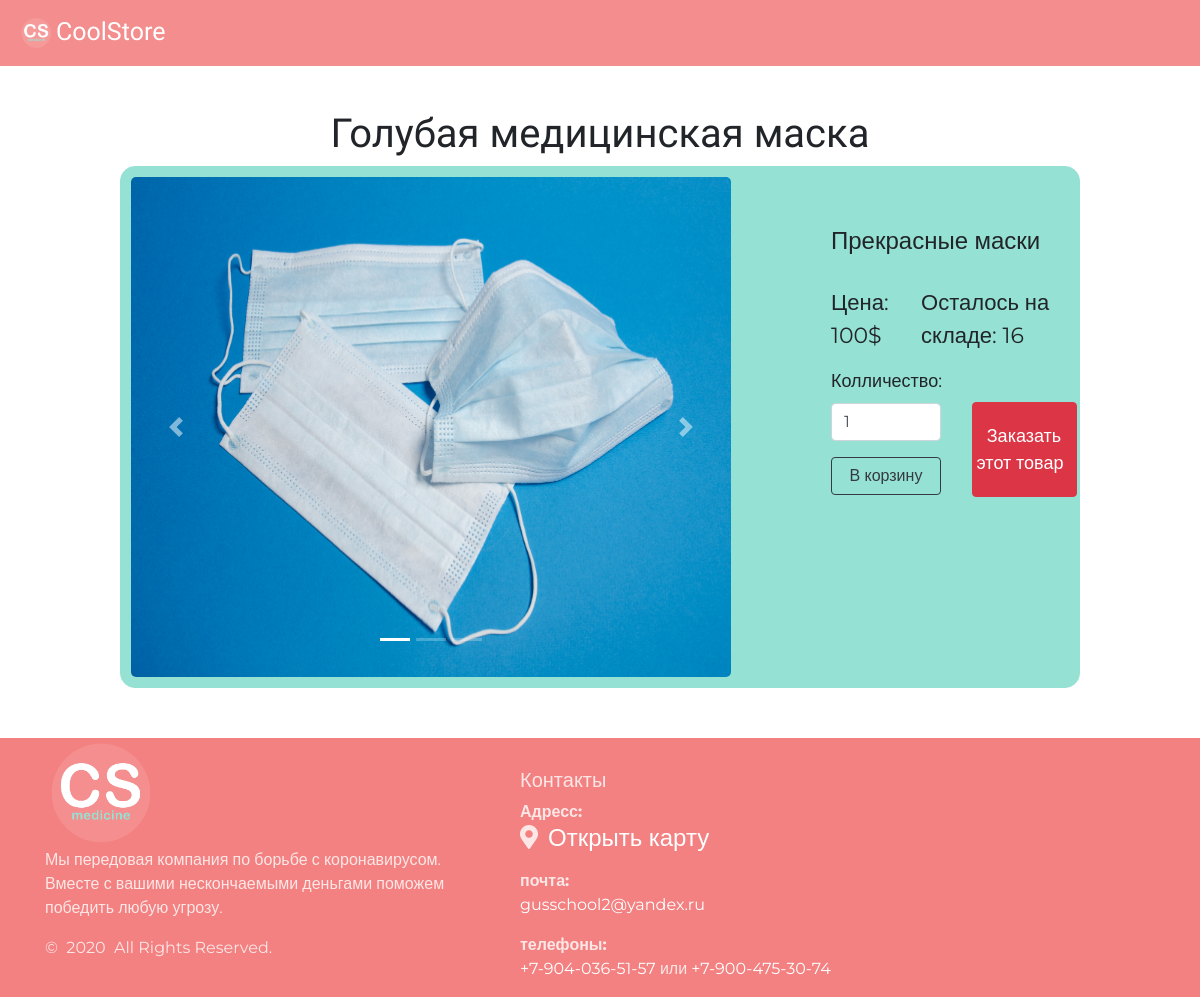
Before: /product/1 with the older database file.
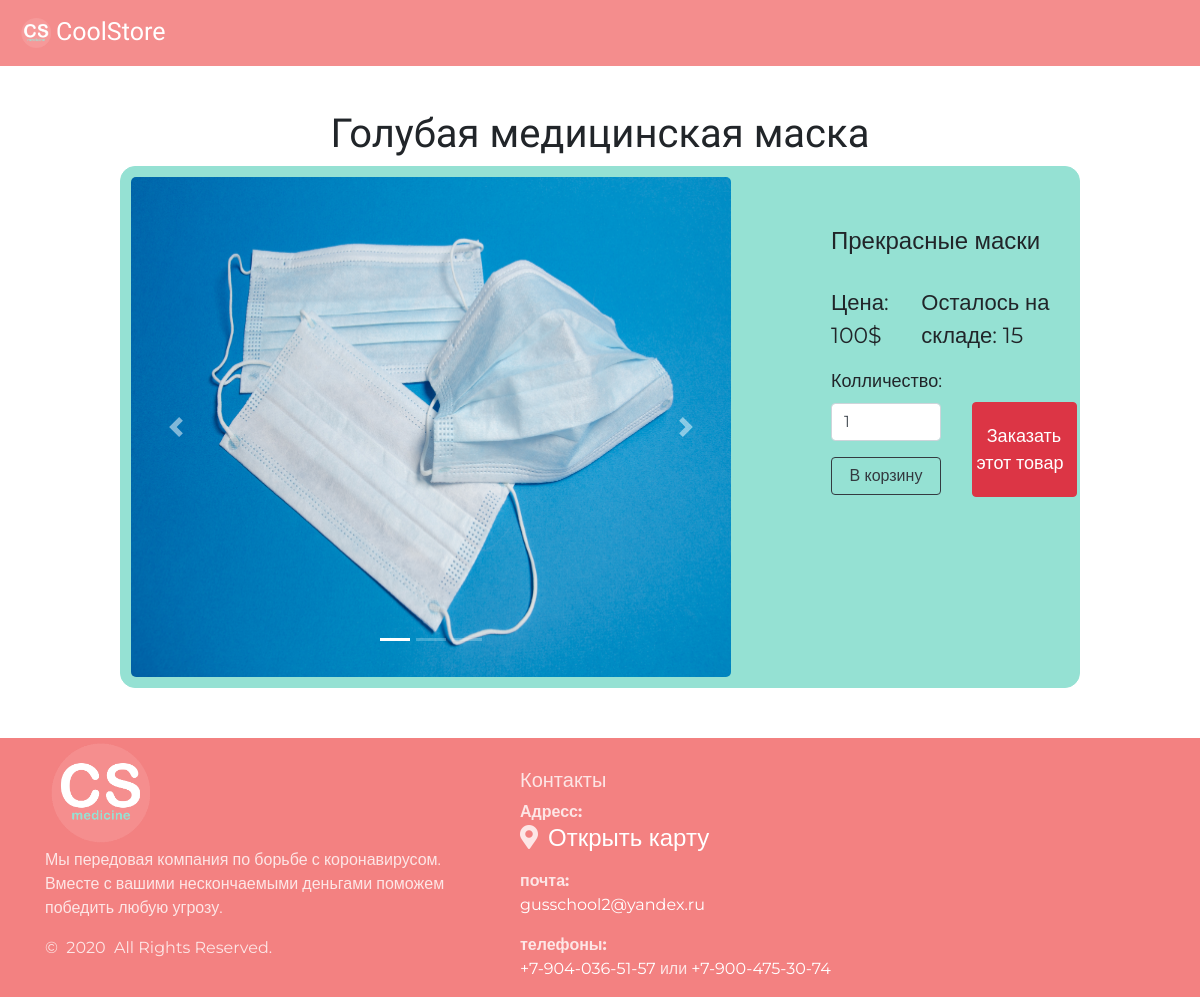
After: the same page with the newer database file.
### data/products.py (models this page shows, shortened)
class Products(SqlAlchemyBase, UserMixin, SerializerMixin):
    __tablename__ = 'products'
    id = sqlalchemy.Column(sqlalchemy.Integer, primary_key=True, autoincrement=True)
    title = sqlalchemy.Column(sqlalchemy.String, nullable=True)
    about = sqlalchemy.Column(sqlalchemy.String, nullable=True)
    price = sqlalchemy.Column(sqlalchemy.Integer, nullable=True)
    existence = sqlalchemy.Column(sqlalchemy.Boolean, default=True)
    still_have = sqlalchemy.Column(sqlalchemy.Integer, nullable=True)

### main.py (the view, shortened to what this page needs)
@app.route('/product/<int:product_id>', methods=['GET', 'POST'])
def product(product_id):
    form = Buy()
    if current_user.is_authenticated:
        filename = get_profile_img()
    else:
        filename = 'profilem'
    sessions = db_session.create_session()
    prod = sessions.query(products.Products).get(product_id)
    return render_template('product.html', prod=prod, filename=filename,
                           basket_count=session.get('basket_count', 0), title=prod.title,
                           form=form)

### main.py
class Buy(FlaskForm):
    count = IntegerField('Колличество:', validators=[DataRequired(), NumberRange(1)],
                         default=1)
    submit = SubmitField('В корзину')

### data/db_session.py (called while the page is built)
def create_session() -> Session:
    global __factory
    return __factory()

### templates/product.html (shortened to what this page needs)
{% extends 'base.html' %}
{% block content %}
<div class="product">
    <div id="demo" class="carousel slide" data-ride="carousel">
        <ul class="carousel-indicators">
            <li data-target="#demo" data-slide-to="0" class="active"></li>
            <li data-target="#demo" data-slide-to="1"></li>
            <li data-target="#demo" data-slide-to="2"></li>
        </ul>
        <div class="carousel-inner">
            <div class="carousel-item active">
                <img src="/static/img/product_icons/{{ prod.id }}_1.jpg" width="600px"
                     height="500px">
            </div>
        </div>
        <a class="carousel-control-prev" href="#demo" data-slide="prev">
            <span class="carousel-control-prev-icon"></span>
        </a>
        <a class="carousel-control-next" href="#demo" data-slide="next">
            <span class="carousel-control-next-icon"></span>
        </a>
    </div>
    <div style="margin: 50px; padding-left: 50px">
        <h4 style="margin-bottom: 30px;">{{ prod.about }}</h4>
        <div style="display: flex;">
            <div style="font-size: 22px; margin-right: 15px;">Цена: {{ prod.price }}$</div>
            <div style="font-size: 22px;">Осталось на складе: {{ prod.still_have }}</div>
        </div>
        <form action="" method="post">
            <div style="display: flex;">
                <div style="display: block">
                    <p>
                    <div style="font-size: 18px">{{ form.count.label }}</div>
                    {{ form.count(type="number", style='width: 110px; margin-bottom: 5px;',
                    class="form-control",
                    id="validationDefault01") }}
                    </p>
                    <p style="margin-top: 0px;">{{ form.submit(type="submit", class="btn
                        btn-outline-dark", style='width: 110px')
                        }}
                    </p>
                </div>
                <a href="/buy_now/{{ prod.id }}" class="btn btn-danger"
                   style="width: 105px; height: 95px; margin-top: 50px; margin-left: 30px;
                   color: white; font-size: 18px; padding-top: 20px; padding-left: 3px;">
                    <div style="margin-left: 8px;">Заказать</div>
                    <div>этот товар</div>
                </a>
            </div>
        </form>
    </div>
</div>
{% endblock %}

### templates/base.html (shortened to what this page needs)
<!DOCTYPE html>
<html lang="en">
<head>
    <link rel="stylesheet" href="https://use.fontawesome.com/releases/v5.7.2/css/all.css"
>
    <link rel="stylesheet" href="../../static/css/style.css">
    <link rel="stylesheet"
          href="https://stackpath.bootstrapcdn.com/bootstrap/4.4.1/css/bootstrap.min.css"
>
    <link rel="stylesheet"
          href="https://maxcdn.bootstrapcdn.com/bootstrap/4.1.0/css/bootstrap.min.css">
    <link href="//maxcdn.bootstrapcdn.com/bootstrap/4.1.1/css/bootstrap.min.css" rel="stylesheet"
          id="bootstrap-css">
</head>
<body style="font-family: 'Montserrat', sans-serif;">
<header class="header">
    <nav class="navbar navbar-expand-lg navbar-light" style="background-color: #f38181;">
        <a class="navbar-brand" href="/" style="font-size: 25px; color: white; font-family:
        'Kaushan Script', cursive; display: flex;">
            <img class="brand-logo-light" src="/static/img/new_icon.png"
                 alt="Логотип" width="30" height="30" style="margin: 5px;">
            <div>CoolStore</div>
        </a>
    </nav>
</header>
<h1 align="center" style="margin-top: 110px; font-family: 'Kaushan Script', cursive;">
    {{ title }}
</h1>
{% block content %}
{% endblock %}
<footer class="section footer-classic context-dark bg-image"
        style="background: #f38181; margin-top: 50px;">
    <div class="container">
        <div class="row row-30">
            <div class="col-md-4 col-xl-5">
                <div class="pr-xl-4"><a class="brand" href="#">
                    <img class="brand-logo-light" src="/static/img/new_icon.png" alt="Логотип"
                         width="100" height="100" style="margin: 5px;"></a>
                    <p>Мы передовая компания по борьбе с коронавирусом.
                        Вместе с вашими нескончаемыми деньгами поможем победить любую угрозу.</p>
                    <p class="rights"><span>©  </span><span class="copyright-year">2020</span><span>
                </span><span>All Rights Reserved.</span></p>
                </div>
            </div>
            <div class="col-md-4" style="padding-top: 30px">
                <h5>Контакты</h5>
                <dl class="contact-list">
                    <dt>Адресс:</dt>
                    <dd>
                        <h4 style="display: flex" class="map__title">
                            <div><i class="fas fa-map-marker-alt"></i></div>
                            <a style="padding-left: 10px"
                               href="https://clck.ru/MkGYr"
                               target="_blank">Открыть карту</a>
                        </h4>
                    </dd>
                </dl>
                <dl class="contact-list">
                    <dt>почта:</dt>
                    <dd><a href="mailto:#">gusschool2@yandex.ru</a></dd>
                </dl>
                <dl class="contact-list">
                    <dt>телефоны:</dt>
                    <dd><a href="tel:#">+7-904-036-51-57</a> <span>или</span>
                        <a href="tel:#">+7-900-475-30-74</a>
                    </dd>
                </dl>
            </div>
        </div>
    </div>
</footer>
</body>
</html>

Changed rows visible on the page:
changed Products "Голубая медицинская маска": still_have "16" → "15"
